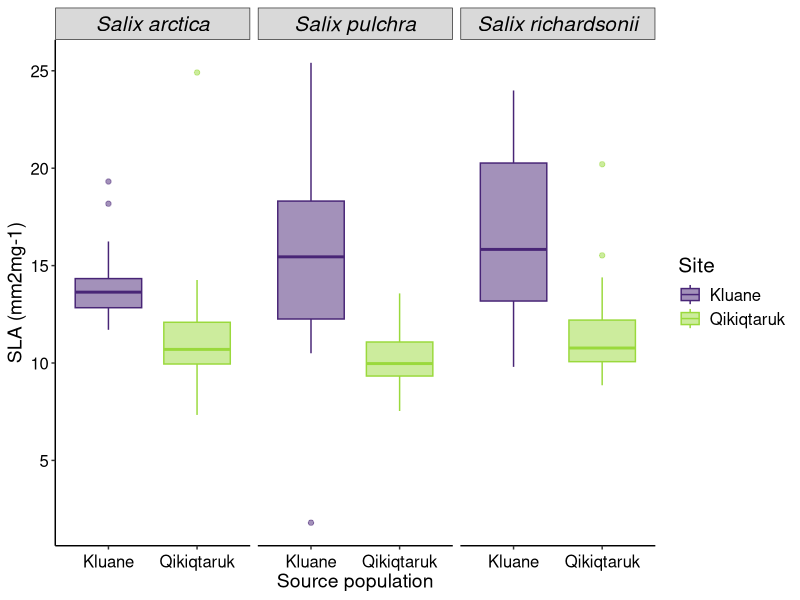
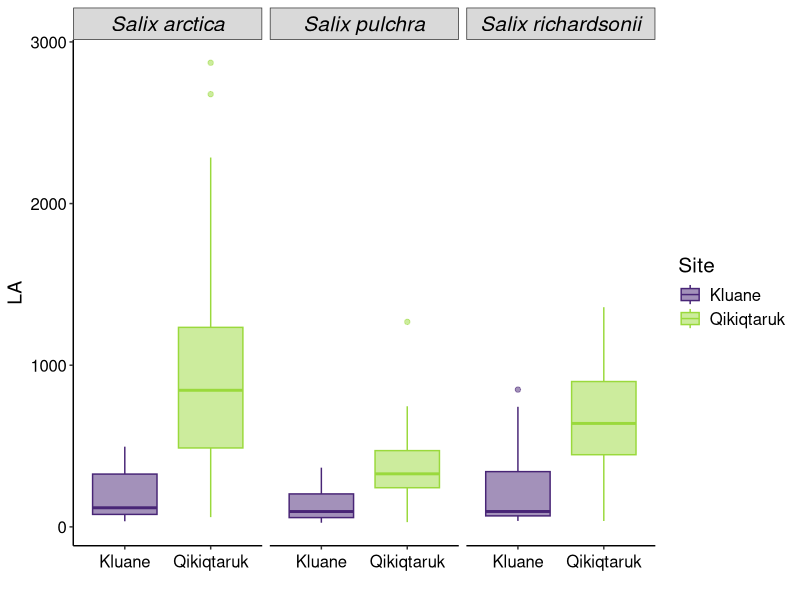
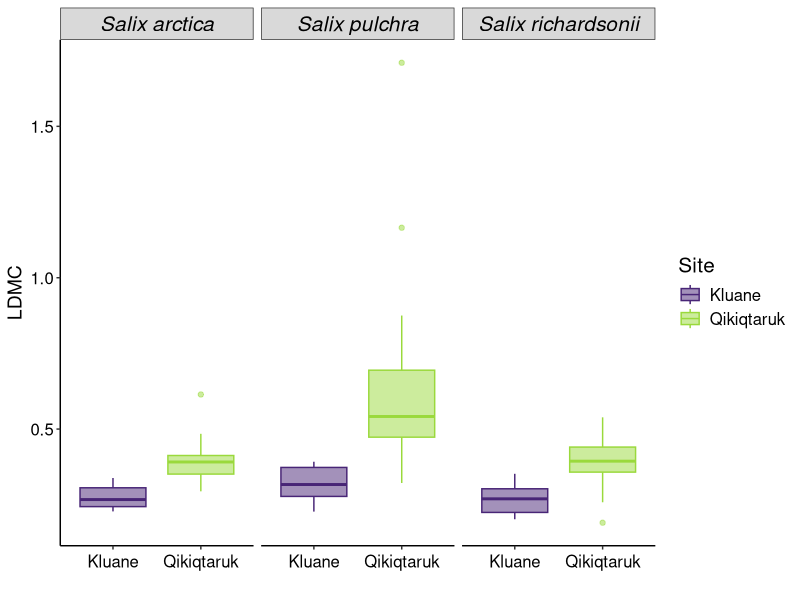
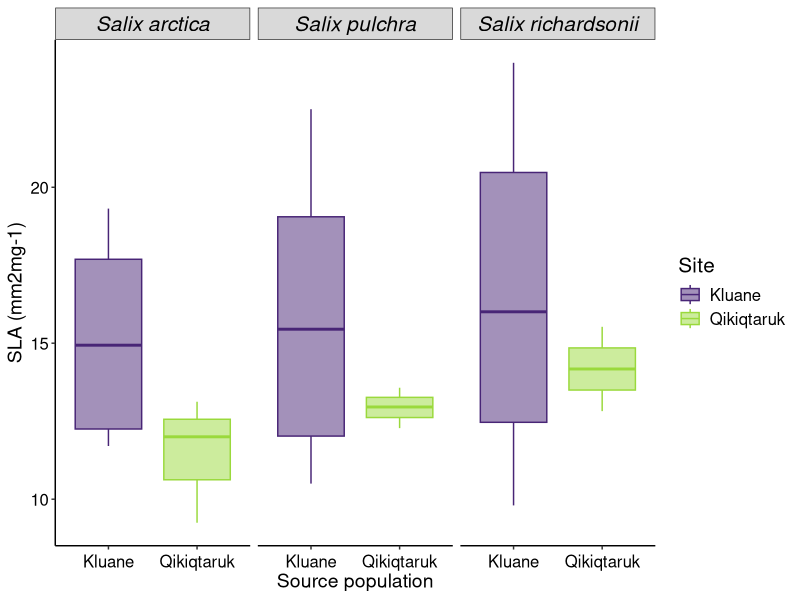
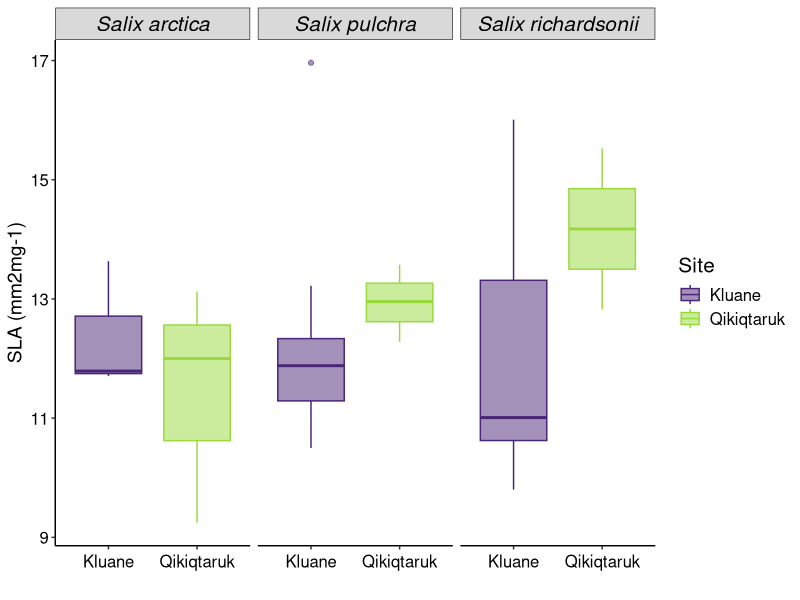
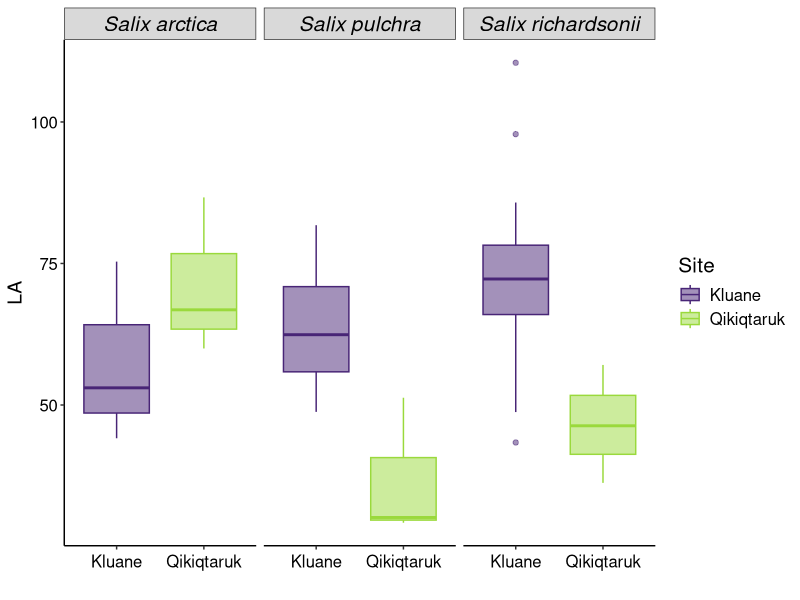

Reproduce these figures in R, in order. (Note: this script raises an error after producing the figures.)
#### Source populations
# Exploration of southern (Kluane) and northern (Qikiqtaruk) willow populations 
# Madelaine 28/11/22
# last updated: 

# libraries ---- 
library(ggplot2)
library(viridis)
library(lubridate)
library(dplyr)


# data ---- 
SLA_2022 <- read.csv("data/common_garden_2022/field_sla_2022.csv") # source pop data from 2021-22
source_traits_2017 <- read.csv("data/source_pops/Salix_field_trait_data.csv") # source population from 2013-2017

str(SLA_2022)
str(source_traits_2017) # why oh why are the dates so terrible 

# minor org on data frames 
# make separate columns for date  
SLA_2022$year <-  format(as.Date(SLA_2022$date_sampled, format="%Y-%m-%d"),"%Y")
SLA_2022$month <-  format(as.Date(SLA_2022$date_sampled, format="%Y-%m-%d"),"%m")
SLA_2022$DOY <-  yday(as.POSIXct(SLA_2022$date_sampled, format = "%Y-%m-%d"))

SLA_2022 <- SLA_2022 %>% 
  mutate(Site = recode(Site, "Kluane Plateau" = 'Kluane', "Qikiqtaruk" = 'Qikiqtaruk')) %>% 
  filter(month != "08")  %>%   #filter out august observations to avoid any senescence 
 mutate(total_leaf_dry_mass_mg = total_leaf_dry_mass_g*1000) %>% # convert leaf mass per area to mg instead of g 
  mutate(LDMC_g_g = LDMC/1000) %>% # covert LDMC from mg g-1 to g g-1
  dplyr::select(-c(X, LDMC, rehydrated_leaf_sample_remarks, total_leaf_dry_mass_g, sample_remarks, dried_leaf_sample_remarks))  

source_traits_2017 <- source_traits_2017 %>% 
  dplyr::select(-Treatment) # honestly date info in this sheet is such a nightmare, just focus on year
  
str(source_traits_2017)
str(SLA_2022)
SLA_2022$DOY <- as.character(SLA_2022$DOY) # converting to character to merge because source pop data is so messed up
SLA_2022$year <- as.integer(SLA_2022$DOY) # converting to same variable type for merging 

# merge! 
all_source_traits_2022 <- full_join(SLA_2022, source_traits_2017, by = c("Site" = "Site", 
                                                           "Species" = "Species", 
                                                           "DOY" = "DOY",
                                                           "year" = "Year_measured",
                                                           "LA" = "Leaf_area_mm2", 
                                                           "SLA" = "SLA_mm2_mg", 
                                                           "LDMC_g_g" = "LDMC_g_g", 
                                                           "total_leaf_dry_mass_mg" = "Leaf_dry_mass_mg", 
                                                           "leaf_fresh_mass_g" = "Leaf_fresh_mass_g", 
                                                           "site_id" = "Subsite_name"
                                                           )) 
  

# all years plots ---- 
(sla_all_source <- ggplot(all_source_traits_2022) +
   geom_boxplot(aes(x = Site, y = SLA, colour = Site, fill = Site, group = Site), size = 0.5, alpha = 0.5) +
   facet_grid(cols = vars(Species)) +
   ylab("SLA (mm2mg-1)") +
   xlab("Source population") +
   scale_colour_viridis_d(begin = 0.1, end = 0.85) +
   scale_fill_viridis_d(begin = 0.1, end = 0.85) +
   theme_bw() +
   theme(panel.border = element_blank(),
         panel.grid.major = element_blank(),
         panel.grid.minor = element_blank(),
         strip.text = element_text(size = 15, color = "black", face = "italic"),
         legend.title = element_text(size=15), #change legend title font size
         legend.text = element_text(size=12),
         axis.line = element_line(colour = "black"),
         axis.title = element_text(size = 14),
         axis.text.x = element_text(vjust = 0.5, size = 12, colour = "black"),
         axis.text.y = element_text(size = 12, colour = "black")))

# Leaf area 
(la_source_all <- ggplot(all_source_traits_2022) +
    geom_boxplot(aes(x = Site, y = LA, colour = Site, fill = Site, group = Site), size = 0.5, alpha = 0.5) +
    facet_grid(cols = vars(Species)) +
    ylab("LA") +
    xlab("") +
    scale_colour_viridis_d(begin = 0.1, end = 0.85) +
    scale_fill_viridis_d(begin = 0.1, end = 0.85) +
    theme_bw() +
    theme(panel.border = element_blank(),
          panel.grid.major = element_blank(),
          panel.grid.minor = element_blank(),
          strip.text = element_text(size = 15, color = "black", face = "italic"),
          legend.title = element_text(size=15), #change legend title font size
          legend.text = element_text(size=12),
          axis.line = element_line(colour = "black"),
          axis.title = element_text(size = 14),
          axis.text.x = element_text(vjust = 0.5, size = 12, colour = "black"),
          axis.text.y = element_text(size = 12, colour = "black")))

(ldmc_source_all <- ggplot(all_source_traits_2022) +
    geom_boxplot(aes(x = Site, y = LDMC_g_g, colour = Site, fill = Site, group = Site), size = 0.5, alpha = 0.5) +
    facet_grid(cols = vars(Species)) +
    ylab("LDMC") +
    xlab("") +
    scale_colour_viridis_d(begin = 0.1, end = 0.85) +
    scale_fill_viridis_d(begin = 0.1, end = 0.85) +
    theme_bw() +
    theme(panel.border = element_blank(),
          panel.grid.major = element_blank(),
          panel.grid.minor = element_blank(),
          strip.text = element_text(size = 15, color = "black", face = "italic"),
          legend.title = element_text(size=15), #change legend title font size
          legend.text = element_text(size=12),
          axis.line = element_line(colour = "black"),
          axis.title = element_text(size = 14),
          axis.text.x = element_text(vjust = 0.5, size = 12, colour = "black"),
          axis.text.y = element_text(size = 12, colour = "black")))

# only 2022 plots ====
# quick plot of ALL source populations SLA 
# field data collected 2021 for Kluane and 2022 for QHI
 # but, to be fair this includes senescing leaves, too 
 # samples in Klaune were collected 4-5  times over season - should probably pick a July value
 # samples in QHI were collected in July or senescing in Aug. 
(sla_2022_source <- ggplot(SLA_2022) +
    geom_boxplot(aes(x = Site, y = SLA, colour = Site, fill = Site, group = Site), size = 0.5, alpha = 0.5) +
    facet_grid(cols = vars(Species)) +
    ylab("SLA (mm2mg-1)") +
    xlab("Source population") +
    scale_colour_viridis_d(begin = 0.1, end = 0.85) +
    scale_fill_viridis_d(begin = 0.1, end = 0.85) +
    theme_bw() +
    theme(panel.border = element_blank(),
          panel.grid.major = element_blank(),
          panel.grid.minor = element_blank(),
          strip.text = element_text(size = 15, color = "black", face = "italic"),
          legend.title = element_text(size=15), #change legend title font size
          legend.text = element_text(size=12),
          axis.line = element_line(colour = "black"),
          axis.title = element_text(size = 14),
          axis.text.x = element_text(vjust = 0.5, size = 12, colour = "black"),
          axis.text.y = element_text(size = 12, colour = "black")))

# okay filter out to only include July values 
# need to still merge with old field data 

july_sla <- SLA_2022 %>% 
  filter(date_sampled %in% c("2022-07-26", "2022-07-25", "2021-07-06", "2021-07-19"))

(sla_source_july <- ggplot(july_sla) +
    geom_boxplot(aes(x = Site, y = SLA, colour = Site, fill = Site, group = Site), size = 0.5, alpha = 0.5) +
    facet_grid(cols = vars(Species)) +
    ylab("SLA (mm2mg-1)") +
    xlab("") +
    scale_colour_viridis_d(begin = 0.1, end = 0.85) +
    scale_fill_viridis_d(begin = 0.1, end = 0.85) +
    theme_bw() +
    theme(panel.border = element_blank(),
          panel.grid.major = element_blank(),
          panel.grid.minor = element_blank(),
          strip.text = element_text(size = 15, color = "black", face = "italic"),
          legend.title = element_text(size=15), #change legend title font size
          legend.text = element_text(size=12),
          axis.line = element_line(colour = "black"),
          axis.title = element_text(size = 14),
          axis.text.x = element_text(vjust = 0.5, size = 12, colour = "black"),
          axis.text.y = element_text(size = 12, colour = "black")))


# Leaf area 
(la_source_july <- ggplot(july_sla) +
    geom_boxplot(aes(x = Site, y = LA, colour = Site, fill = Site, group = Site), size = 0.5, alpha = 0.5) +
    facet_grid(cols = vars(Species)) +
    ylab("LA") +
    xlab("") +
    scale_colour_viridis_d(begin = 0.1, end = 0.85) +
    scale_fill_viridis_d(begin = 0.1, end = 0.85) +
    theme_bw() +
    theme(panel.border = element_blank(),
          panel.grid.major = element_blank(),
          panel.grid.minor = element_blank(),
          strip.text = element_text(size = 15, color = "black", face = "italic"),
          legend.title = element_text(size=15), #change legend title font size
          legend.text = element_text(size=12),
          axis.line = element_line(colour = "black"),
          axis.title = element_text(size = 14),
          axis.text.x = element_text(vjust = 0.5, size = 12, colour = "black"),
          axis.text.y = element_text(size = 12, colour = "black")))

# Leaf dry matter content 
(ldmc_source_july <- ggplot(july_sla) +
    geom_boxplot(aes(x = Site, y = LDMC, colour = Site, fill = Site, group = Site), size = 0.5, alpha = 0.5) +
    facet_grid(cols = vars(Species)) +
    ylab("LDMC") +
    xlab("") +
    scale_colour_viridis_d(begin = 0.1, end = 0.85) +
    scale_fill_viridis_d(begin = 0.1, end = 0.85) +
    theme_bw() +
    theme(panel.border = element_blank(),
          panel.grid.major = element_blank(),
          panel.grid.minor = element_blank(),
          strip.text = element_text(size = 15, color = "black", face = "italic"),
          legend.title = element_text(size=15), #change legend title font size
          legend.text = element_text(size=12),
          axis.line = element_line(colour = "black"),
          axis.title = element_text(size = 14),
          axis.text.x = element_text(vjust = 0.5, size = 12, colour = "black"),
          axis.text.y = element_text(size = 12, colour = "black")))
